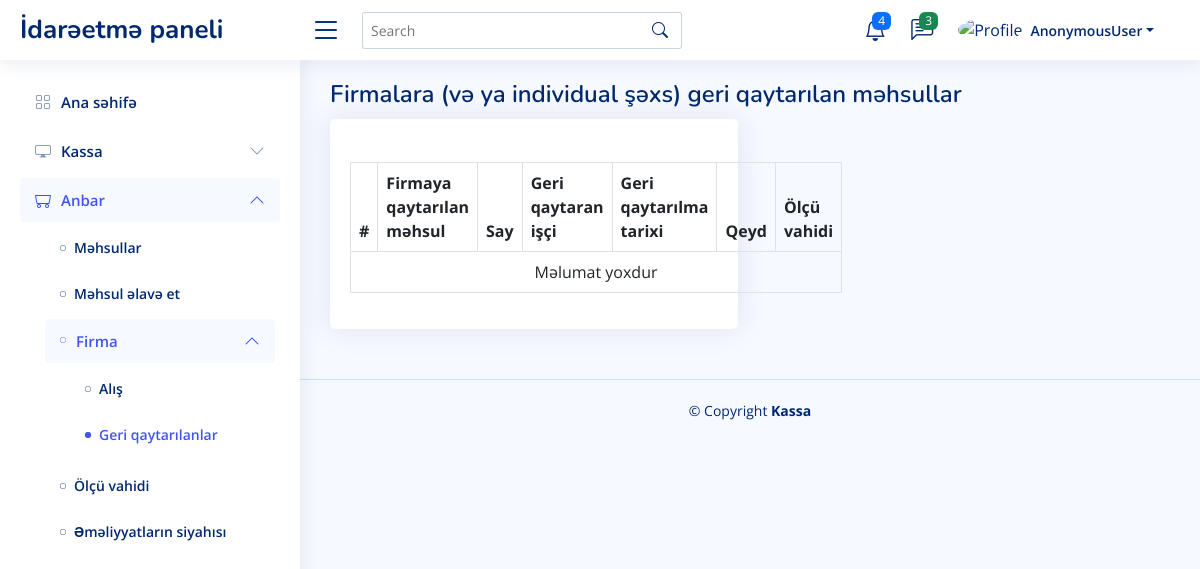
/warehouse/firm/purchase_refund, run on an earlier commit of the app's database.
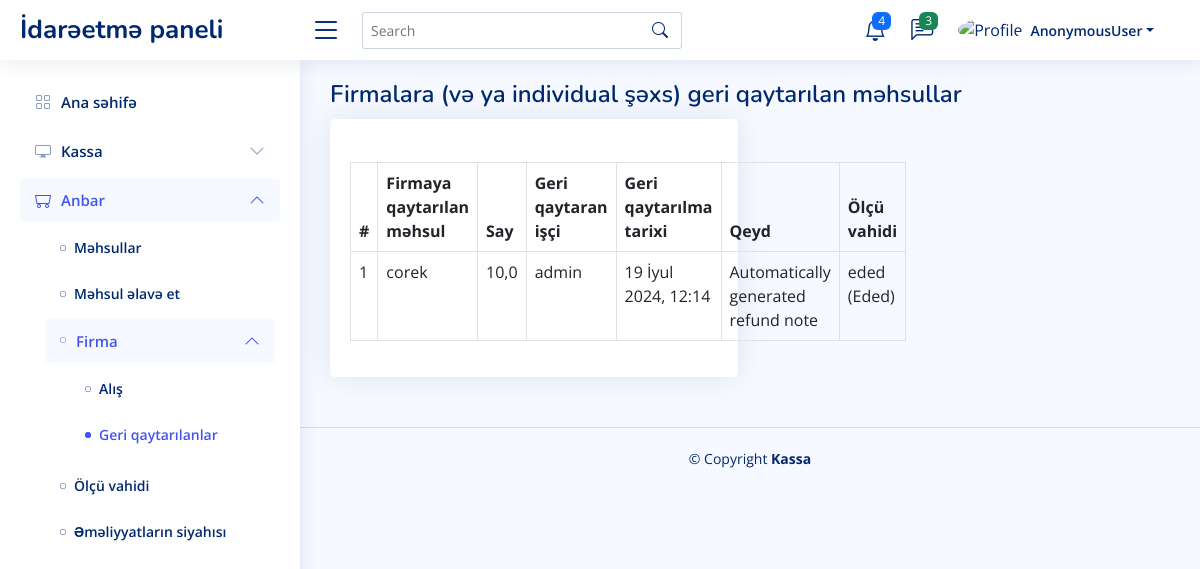
And on a later commit of the database.
### log/models.py (models this page shows, shortened)
class PurchaseProductRefund(models.Model):
    product = models.ForeignKey(Product, verbose_name='Firmaya qaytarılan məhsul', on_delete=models.CASCADE)
    quantity = models.FloatField('Say')
    employee = models.ForeignKey(User, verbose_name='Geri qaytaran işçi', on_delete=models.CASCADE)
    date = models.DateTimeField('Geri qaytarılma tarixi', auto_now_add=True)
    note = models.TextField('Qeyd', blank=True, null=True)
    @classmethod
    def get_table_fields(cls):
        arr = ['id']
        fields = [field for field in cls._meta.fields if field.name not in arr]
        return fields
    class Meta:
        verbose_name = 'Firmalara qaytarılan məhsul siyahısı'
        verbose_name_plural = 'Firmalara qaytarılan məhsulların siyahısı'

### pos/models.py (models this page shows, shortened)
class Product(UserLog, DateTimeLog):
    name = models.CharField(verbose_name='Məhsulun adı', max_length=100, unique=True)
    barcode = models.CharField(verbose_name='Barkod', max_length=50, blank=True, null=True, unique=True)
    picture = models.ImageField(verbose_name='Şəkil', upload_to='images/product', blank=True, null=True)
    firm = models.ForeignKey(Firm, verbose_name=Firm._meta.verbose_name, on_delete=models.CASCADE)
    price = models.FloatField(verbose_name='Satış qiyməti (AZN)')
    purchase_price = models.FloatField(verbose_name='Alış qiyməti (AZN)')
    quantity = models.FloatField(verbose_name='Say/Miqdar')
    measure = models.ForeignKey('UnitOfMeasure', verbose_name='Ölçü vahidi', on_delete=models.CASCADE)
    is_deleted = models.BooleanField(default=False)
    objects = ProductManager()
    def __str__(self):
        return self.name
    class Meta:
        verbose_name = 'Məhsul'
        verbose_name_plural = 'Məhsullar'

class UnitOfMeasure(models.Model):
    measure = models.CharField(verbose_name='Ölçü vahidi', max_length=50)
    abbr = models.CharField(verbose_name='Qısaldılmış adı', max_length=25)
    is_active = models.BooleanField(default=True)
    def __str__(self):
        return self.abbr + ' (' + self.measure + ')'
    class Meta:
        verbose_name = 'Ölçü vahidi'
        verbose_name_plural = 'Ölçü vahidi'

### user/models.py (models this page shows, shortened)
class User(DateTimeLog, AbstractUser):
    profile_picture = models.ImageField(verbose_name='Profil şəkil', upload_to='images/user', null=True, default='images/user/profilepictures.png')
    is_manager = models.BooleanField(default=False)
    is_deleted = models.BooleanField(default=False)
    def __str__(self):
        return self.username
    class Meta:
        verbose_name = 'İşçi'
        verbose_name_plural = 'İşçilər'

### pos/views.py (the view)
# urls.py: path('warehouse/firm/purchase_refund', views.PurchaseProductRefundView.as_view(), name='warehouse_firm_purchase_refund'),
class PurchaseProductRefundView(ListView):
    template_name = 'pos/warehouse_firm_purchase_product_refund.html'
    queryset = PurchaseProductRefund.get_all_related()
    def get_context_data(self, *, object_list=None, **kwargs):
        context = super().get_context_data()
        context['purchase_product_refund_fields'] = PurchaseProductRefund.get_table_fields()
        return context

### templates/pos/warehouse_firm_purchase_product_refund.html
{% extends 'pos/index.html' %}
{% block main %}
    <div class="pagetitle">
        <h1>Firmalara (və ya individual şəxs) geri qaytarılan məhsullar</h1>
    </div>
    <section class="section">
      <div class="row">
        <div class="col-lg-6">
                <div class="card">
                    <div class="card-body table-wrapper-scroll-y my-custom-scrollbar h-25">
                        <h5 class="card-title"></h5>
                        <table class="table table-bordered">
                            <thead>
                                <tr>
                                    <th scope="col">#</th>
                                    {% for purchase_product_refund_field in purchase_product_refund_fields %}
                                        <th scope="col">{{ purchase_product_refund_field.verbose_name }}</th>
                                    {% endfor %}
                                    <th>Ölçü vahidi</th>
                                </tr>
                            </thead>
                            <tbody>
                                {% for purchase_product in object_list %}
                                    <tr>
                                        <td>{{ forloop.counter }}</td>
                                        <td>{{ purchase_product.product }}</td>
                                        <td>{{ purchase_product.quantity }}</td>
                                        <td>{{ purchase_product.employee }}</td>
                                        <td>{{ purchase_product.date }}</td>
                                        <td>{{ purchase_product.note }}</td>
                                        <td>{{ purchase_product.product.measure }}</td>
                                    </tr>
                                {% empty %}
                                    <tr>
                                        <td colspan="7" class="text-center">Məlumat yoxdur</td>
                                    </tr>
                                {% endfor %}
                            </tbody>
                        </table>
                    </div>
                </div>
            </div>
      </div>
    </section>
{% endblock %}

What changed in the data, as far as the page shows it:
added PurchaseProductRefund: product "corek", quantity "10,0", employee "admin", date "19 İyul 2024, 12:14", note "Automatically generated refund note", product.measure "eded (Eded)"
Also different on the page:
text no longer shown: "Məlumat yoxdur"
